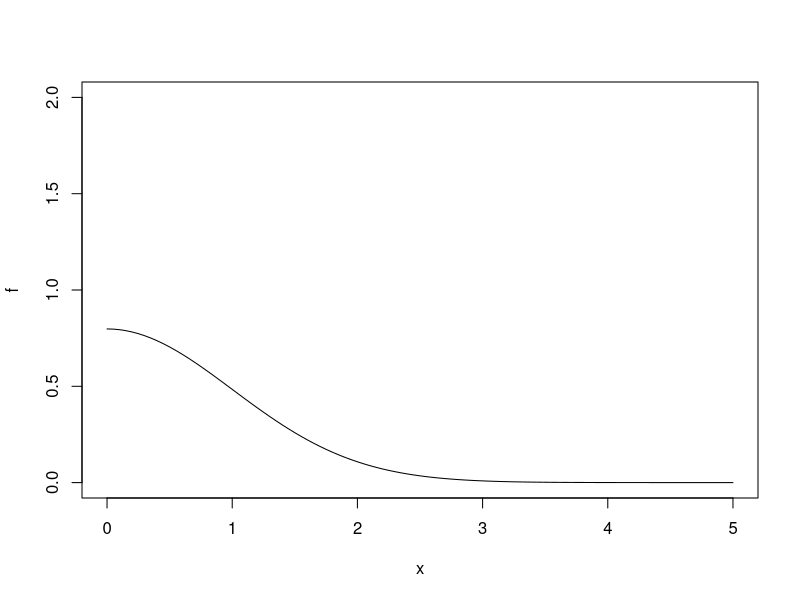

R code for this plot: (Note: this script raises an error after producing the figure.)
f <- function(x){
  (2/sqrt(2*pi))*exp(-x^2/2)
}

#Quiero usar la g para generar la f
g <- function(x){
  exp(-x)
}

plot(f,ylim=c(0,2), xlim=c(0,5))
plot(g,add=TRUE, col= "red", ylim = c(0,2), xlim=c(0.5))

h <- function(x){
f(x)/g(x)
}

plot(h, xlim=c(0.1,4), ylim=c(0,2))
